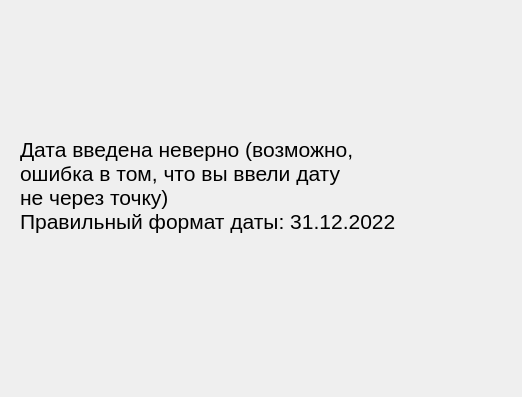
<?xml version="1.0" encoding="UTF-8"?>
<ui version="4.0">
 <class>invaliddatetype</class>
 <widget class="QDialog" name="invaliddatetype">
  <property name="geometry">
   <rect>
    <x>0</x>
    <y>0</y>
    <width>522</width>
    <height>397</height>
   </rect>
  </property>
  <property name="windowTitle">
   <string>Dialog</string>
  </property>
  <widget class="QLabel" name="label">
   <property name="geometry">
    <rect>
     <x>20</x>
     <y>40</y>
     <width>471</width>
     <height>291</height>
    </rect>
   </property>
   <property name="font">
    <font>
     <pointsize>16</pointsize>
    </font>
   </property>
   <property name="text">
    <string>Дата введена неверно (возможно,
ошибка в том, что вы ввели дату
не через точку)
Правильный формат даты: 31.12.2022</string>
   </property>
  </widget>
 </widget>
 <resources/>
 <connections/>
</ui>
